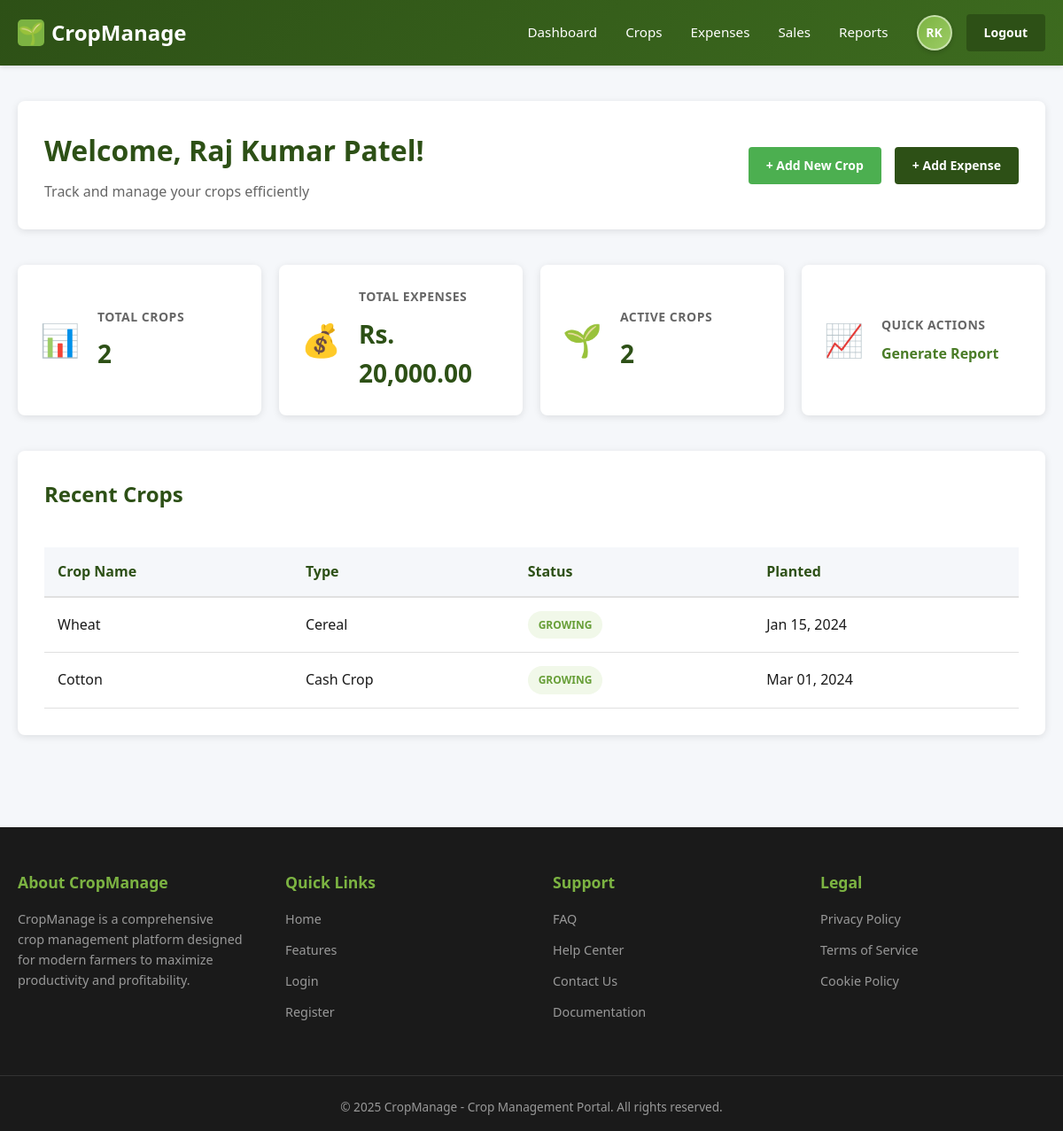
Page /dashboard/index.php (signed in) on the committed database.
### tables this page shows
CREATE TABLE IF NOT EXISTS crops (
  id INT PRIMARY KEY AUTO_INCREMENT,
  user_id INT NOT NULL,
  crop_name VARCHAR(100) NOT NULL,
  crop_type VARCHAR(100) NOT NULL,
  planting_date DATE NOT NULL,
  expected_harvest_date DATE,
  status ENUM('Planning', 'Planting', 'Growing', 'Ready to Harvest', 'Harvested') DEFAULT 'Planning',
  notes TEXT,
  created_at TIMESTAMP DEFAULT CURRENT_TIMESTAMP,
  updated_at TIMESTAMP DEFAULT CURRENT_TIMESTAMP ON UPDATE CURRENT_TIMESTAMP,
  FOREIGN KEY (user_id) REFERENCES users(id) ON DELETE CASCADE,
  INDEX idx_user_id (user_id),
  INDEX idx_status (status)
);

### dashboard/index.php (the view, shortened to what this page needs)
<?php
require_once '../includes/header.php';
require_once '../includes/navbar.php';
?>
<div class="container">
  <main class="dashboard">
    <section class="dashboard-header">
      <div class="welcome-section">
        <h1>Welcome, <?php echo htmlspecialchars($user_name); ?>!</h1>
        <p>Track and manage your crops efficiently</p>
      </div>
      <div class="quick-actions">
        <a href="../crops/add_crop.php" class="btn btn-success">+ Add New Crop</a>
        <a href="../expenses/add_expense.php" class="btn btn-primary">+ Add Expense</a>
      </div>
    </section>
    <section class="dashboard-stats">
      <?php
      $crops_query = "SELECT COUNT(*) as total_crops FROM crops WHERE user_id = ?";
      $stmt = mysqli_prepare($conn, $crops_query);
      mysqli_stmt_bind_param($stmt, 'i', $user_id);
      mysqli_stmt_execute($stmt);
      $crops_result = mysqli_stmt_get_result($stmt);
      $crops_data = mysqli_fetch_assoc($crops_result);
      $expenses_query = "SELECT SUM(amount) as total_expenses FROM expenses WHERE user_id = ?";
      $stmt = mysqli_prepare($conn, $expenses_query);
      mysqli_stmt_bind_param($stmt, 'i', $user_id);
      mysqli_stmt_execute($stmt);
      $expenses_result = mysqli_stmt_get_result($stmt);
      $expenses_data = mysqli_fetch_assoc($expenses_result);
      $active_query = "SELECT COUNT(*) as active_crops FROM crops WHERE user_id = ? AND status IN ('Planning', 'Planting', 'Growing')";
      $stmt = mysqli_prepare($conn, $active_query);
      mysqli_stmt_bind_param($stmt, 'i', $user_id);
      mysqli_stmt_execute($stmt);
      $active_result = mysqli_stmt_get_result($stmt);
      $active_data = mysqli_fetch_assoc($active_result);
      ?>
      <div class="stat-card">
        <div class="stat-icon">📊</div>
        <div class="stat-content">
          <h3>Total Crops</h3>
          <p class="stat-value"><?php echo $crops_data['total_crops'] ?? 0; ?></p>
        </div>
      </div>
      <div class="stat-card">
        <div class="stat-icon">💰</div>
        <div class="stat-content">
          <h3>Total Expenses</h3>
          <p class="stat-value">Rs. <?php echo number_format($expenses_data['total_expenses'] ?? 0, 2); ?></p>
        </div>
      </div>
      <div class="stat-card">
        <div class="stat-icon">🌱</div>
        <div class="stat-content">
          <h3>Active Crops</h3>
          <p class="stat-value"><?php echo $active_data['active_crops'] ?? 0; ?></p>
        </div>
      </div>
      <div class="stat-card">
        <div class="stat-icon">📈</div>
        <div class="stat-content">
          <h3>Quick Actions</h3>
          <p><a href="../reports/generate_report.php" class="action-link">Generate Report</a></p>
        </div>
      </div>
    </section>
    <section class="recent-crops">
      <h2>Recent Crops</h2>
      <?php
      $recent_query = "SELECT * FROM crops WHERE user_id = ? ORDER BY created_at DESC LIMIT 5";
      $stmt = mysqli_prepare($conn, $recent_query);
      mysqli_stmt_bind_param($stmt, 'i', $user_id);
      mysqli_stmt_execute($stmt);
      $recent_result = mysqli_stmt_get_result($stmt);
      if (mysqli_num_rows($recent_result) > 0):
      ?>
        <div class="table-container">
          <table class="data-table">
            <thead>
              <tr>
                <th>Crop Name</th>
                <th>Type</th>
                <th>Status</th>
                <th>Planted</th>
              </tr>
            </thead>
            <tbody>
              <?php while ($crop = mysqli_fetch_assoc($recent_result)): ?>
                <tr>
                  <td><?php echo htmlspecialchars($crop['crop_name']); ?></td>
                  <td><?php echo htmlspecialchars($crop['crop_type']); ?></td>
                  <td>
                    <span class="badge badge-<?php echo strtolower($crop['status']); ?>">
                      <?php echo ucfirst($crop['status']); ?>
                    </span>
                  </td>
                  <td><?php echo date('M d, Y', strtotime($crop['planting_date'])); ?></td>
                </tr>
              <?php endwhile; ?>
            </tbody>
          </table>
        </div>
      <?php
      else:
        echo '<p class="empty-message">No crops yet. <a href="../crops/add_crop.php">Add your first crop</a></p>';
      endif;
      ?>
    </section>
  </main>
</div>
<?php require_once '../includes/footer.php'; ?>

### assets/style.css (style rules this page uses)
* { margin: 0; padding: 0; box-sizing: border-box; }
:root { --primary: #2d5016; --primary-light: #4a7c27; --secondary: #8bc34a; --accent: #ff9800; --danger: #f44336; --success: #4caf50; --background: #f5f7fa; --surface: #ffffff; --text-primary: #1a1a1a; --text-secondary: #666666; --border: #e0e0e0; --shadow: 0 2px 8px rgba(0, 0, 0, 0.1); }
body { font-family: "Segoe UI", Tahoma, Geneva, Verdana, sans-serif; background-color: var(--background); color: var(--text-primary); line-height: 1.6; }
.container { max-width: 1200px; margin: 0 auto; padding: 0 20px; }
.dashboard { padding: 40px 0; }
.dashboard-header { display: flex; justify-content: space-between; align-items: center; margin-bottom: 40px; background: white; padding: 30px; border-radius: 8px; box-shadow: var(--shadow); }
.welcome-section h1 { font-size: 32px; color: var(--primary); margin-bottom: 8px; }
.welcome-section p { color: var(--text-secondary); font-size: 16px; }
.quick-actions { display: flex; gap: 15px; }
.dashboard-stats { display: grid; grid-template-columns: repeat(auto-fit, minmax(250px, 1fr)); gap: 20px; margin-bottom: 40px; }
.stat-card { background: white; padding: 25px; border-radius: 8px; box-shadow: var(--shadow); display: flex; align-items: center; gap: 20px; transition: transform 0.3s ease, box-shadow 0.3s ease; }
.stat-icon { font-size: 36px; }
.stat-content h3 { font-size: 14px; color: var(--text-secondary); margin-bottom: 8px; text-transform: uppercase; letter-spacing: 0.5px; }
.stat-value { font-size: 28px; font-weight: 600; color: var(--primary); }
.action-link { color: var(--primary-light); text-decoration: none; font-weight: 600; }
.recent-crops { background: white; padding: 30px; border-radius: 8px; box-shadow: var(--shadow); }
.recent-crops h2 { margin-bottom: 20px; color: var(--primary); font-size: 24px; }
.crops-table, .table-container { overflow-x: auto; }
.data-table { width: 100%; border-collapse: collapse; margin-top: 20px; }
.data-table thead { background-color: var(--background); }
.data-table th { padding: 15px; text-align: left; font-weight: 600; color: var(--primary); border-bottom: 2px solid var(--border); }
.data-table td { padding: 15px; border-bottom: 1px solid var(--border); }
.badge { display: inline-block; padding: 6px 12px; border-radius: 20px; font-size: 12px; font-weight: 600; text-transform: uppercase; }
.badge-growing { background-color: #f1f8e9; color: #689f38; }
.btn { display: inline-block; padding: 10px 20px; border: none; border-radius: 4px; cursor: pointer; text-decoration: none; font-weight: 600; transition: all 0.3s ease; font-size: 14px; }
.btn-primary { background-color: var(--primary); color: white; }
.btn-success { background-color: var(--success); color: white; }

### rows in the picture
crops: crop_name "Wheat", crop_type "Cereal", status "GROWING", planting_date "Jan 15, 2024"
crops: crop_name "Cotton", crop_type "Cash Crop", status "GROWING", planting_date "Mar 01, 2024"

### other values in the picture
$initials "RK"
$user_name "Raj Kumar Patel"
$crops_data['total_crops'] "2"
$expenses_data['total_expenses'] "20,000.00"
$active_data['active_crops'] "2"
